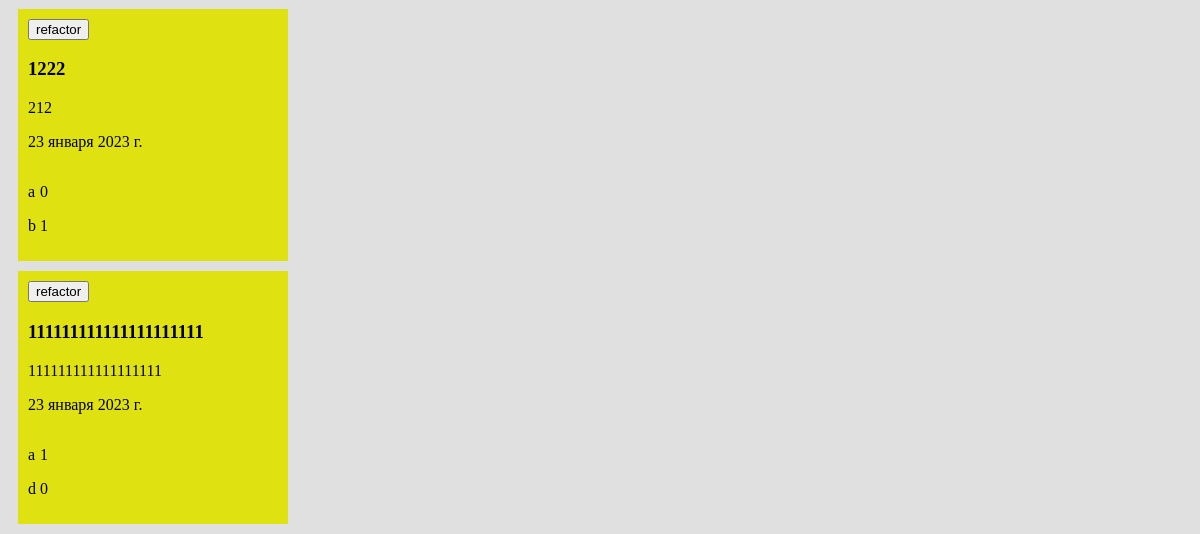
The page /accounts/profile/myVotes (signed in, lower part) on the database as committed earlier.
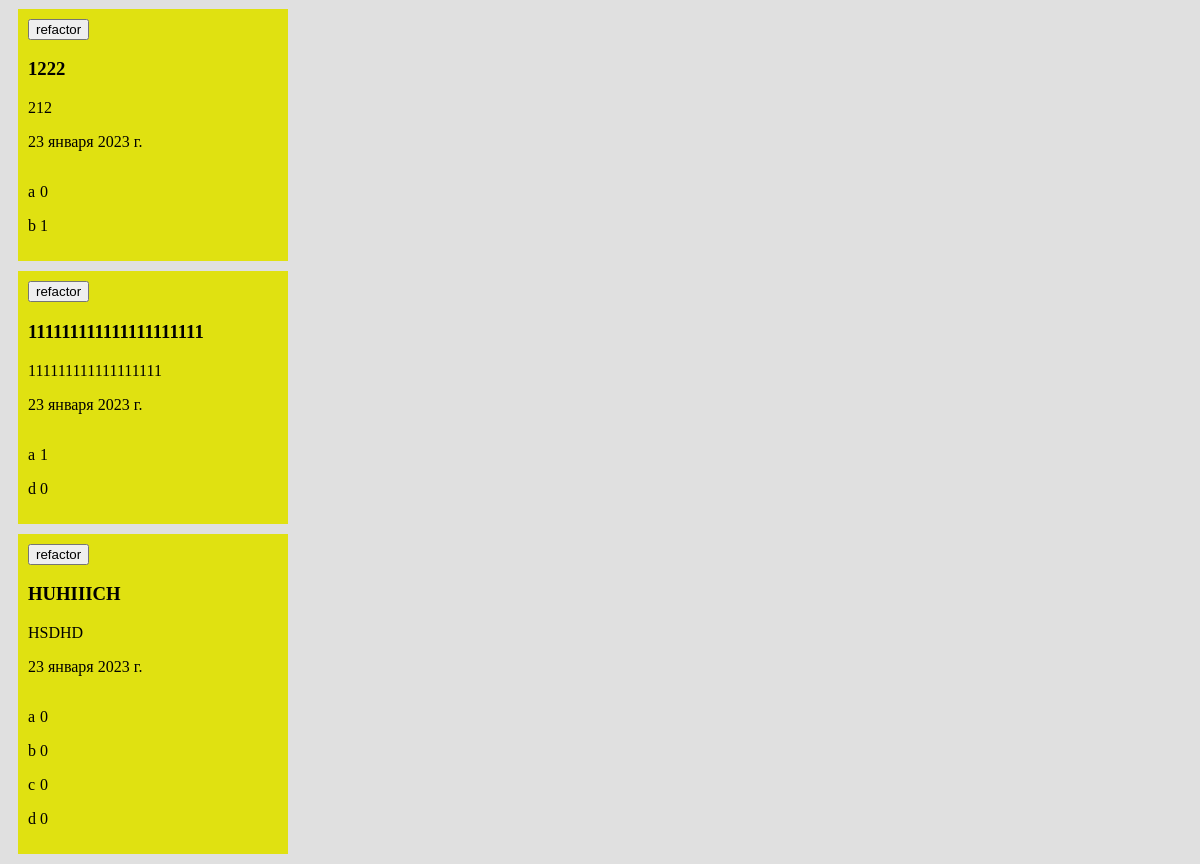
The same page on the database as committed later.
### main/models.py (models this page shows, shortened)
class Votes(models.Model):
    title = models.CharField('Название', max_length=250)
    text = models.TextField('Текст')
    ansvers = models.CharField('Варианты ответов', max_length=500)
    date = models.DateField('Дата',blank=True)
    class Meta:
        verbose_name = "Vote"
        verbose_name_plural = "Votes"

### main/views.py (the view)
# urls.py: path('accounts/profile/myVotes', views.myVotes, name='myVotes'),
def myVotes(request):
    if request.method == "POST":
        logger.error(str(request.POST)+ "s-----------------------------------------------------------------------1")
        if request.POST['ref_id']=='none':
            return HttpResponse(refactor(request))
        elif request.POST['ref_id']=='delete':
            logger.error(
            str(request.POST) + "s-----------------------------------------------------------------------3")
            id = request.POST['id']
            Vote = Votes.objects.get(pk=id)
            Vote.delete()
            usname = request.POST['username']
            user = User.objects.get(username=usname)
            crVotes = str(user.profile.createdVotes)
            crVotesArr=[]
            hstr=''
            for ch in crVotes:
                if(ch==','):
                    crVotesArr.append(hstr)
                    hstr=''
                else:
                    hstr+=ch
            if id in crVotesArr:
                logger.error(str(request.POST) + "s-----------------------------------------------------------------------4")
                crVotesArr.remove(id)
            crVotes=''
            for el in crVotesArr:
                logger.error(str(el))
                crVotes += str(el) +','
            user.profile.createdVotes = ''
            logger.error(crVotes)
            user.profile.createdVotes = crVotes
            user.profile.save()
            return HttpResponse("<p>deleted</p> <a href = 'myVotes'>back</a>")
        else:
            logger.error(str(request.POST) + "s-----------------------------------------------------------------------2")
            logger.error(request.POST)
            id = request.POST['ref_id']
            Vote = Votes.objects.get(pk=id)
            date = str(Vote.date)
            ansv = request.POST['ansvers']
            logger.error(ansv)
            strOfAns = ''
            strOfAns += "'"
            for ch in ansv:
                if (ch != ','):
                    strOfAns += ch
                else:
                    strOfAns += "'"
                    strOfAns += ":'0';'"
            strOfAns += "'"
            strOfAns += ":'0';'"
            strOfAns = strOfAns[0:len(strOfAns) - 1]
            toForm = {
                     'csrfmiddlewaretoken': request.POST['csrfmiddlewaretoken'],
                     'title':request.POST['title'],
                     'text':request.POST['text'],
                     'ansvers': strOfAns,
                     'date': date
                 }
            Vote.title = toForm['title']
            Vote.text = toForm['text']
            Vote.ansvers = toForm['ansvers']
            Vote.date = toForm['date']
            Vote.save()
            request.method = 'GET'
            myVotes(request)
            return HttpResponse(refactor(request))
    else:
        content = {
            'none': False,
            'data':[],
            'answers': [],
            'values_ans': [],
        }
        i = 0
        username = request.user.username
        user = User.objects.get(username=username)
        usVotes = str(user.profile.createdVotes)
        createdVotesIds = []
        if usVotes != 'none':
            usVotesId = ''
            for ch in usVotes:
                if ch != ',':
                    usVotesId += ch
                else:
                    createdVotesIds.append(int(usVotesId))
                    usVotesId = ''
        else:
            content['none']=True
        for el in createdVotesIds:
            content['data'].append(Votes.objects.get(pk=el))
        for el in content['data']:
            strOfAns = el.ansvers
            dicts = []
            anses = []
            counts = []
            s = ''
            inte = ''
            dicts.append(el.id)
            for ch in range(0, len(strOfAns)):
                if strOfAns[ch].isdigit():
                    inte += strOfAns[ch]
                elif strOfAns[ch].isalpha():
                    s += strOfAns[ch]
                elif strOfAns[ch] == ';':
                    counts.append(inte)
                    inte = ''
                    dicts.append(dict.fromkeys(anses, counts))
                    counts = []
                    anses = []
                elif strOfAns[ch] == ':':
                    anses.append(s)
                    s = ''
            content['answers'].append(dicts)
        con = content['answers']
        for var in con:
            dicts = []
            dicts.append(var[0])
            for el in range(1, len(var)):
                for key, value in var[el].items():
                    dicts.append(value)
            content['values_ans'].append(dicts)
        return render(request, 'registration/myVotes.html',content)

### templates/registration/myVotes.html (shortened to what this page needs)
{% extends "layout.html" %}
{% block content %}
 <br>
 <br>
 <br>
{%if none != true %}
{%for el in data %}
<article>
   <form method="post", name="id", value="{{el.id}}">
<a href="{% url 'refact' %}"><button type="submit">refactor</button></a>
</form>
<h3>{{el.title}}</h3>
<p>{{el.text}}</p>
<p>{{el.date}}</p>
{% if user.is_authenticated %}
    <div>
    <div class="exa">
    {% for ans in answers %}
        {% for punkt in ans %}
            {%if el.id == punkt %}
                {% for punkt in ans %}
                    {%if el.id != punkt %}
                        {%for key in punkt%}
                         <p>{{key}}</p>
                        {%endfor%}
                    {%endif%}
                {%endfor%}
            {%endif%}
        {%endfor%}
    {%endfor%}
    </div>
    <div class="exa">
{% for ans in values_ans %}
        {% for punkt in ans %}
            {%if el.id == punkt %}
                {% for punkt in ans %}
                    {%if el.id != punkt %}
                        {%for key in punkt%}
                            <p>{{key}}</p>
                        {%endfor%}
                    {%endif%}
                {%endfor%}
            {%endif%}
        {%endfor%}
{%endfor%}
    </div>
    </div>
  {% else %}
    <a href="{% url 'login'%}?next={{request.path}}">Please login</a>
  {% endif %}
</article>
{%endfor%}
{%endif%}
{% endblock %}

Rows that differ between the two databases and show on the page:
added Votes: {{ el.id }} 36 (drawn), title "HUHIIICH", text "HSDHD", date "23 января 2023 г.", punkt "a" "b" "c" "d", punkt "0" "0" "0" "0"
